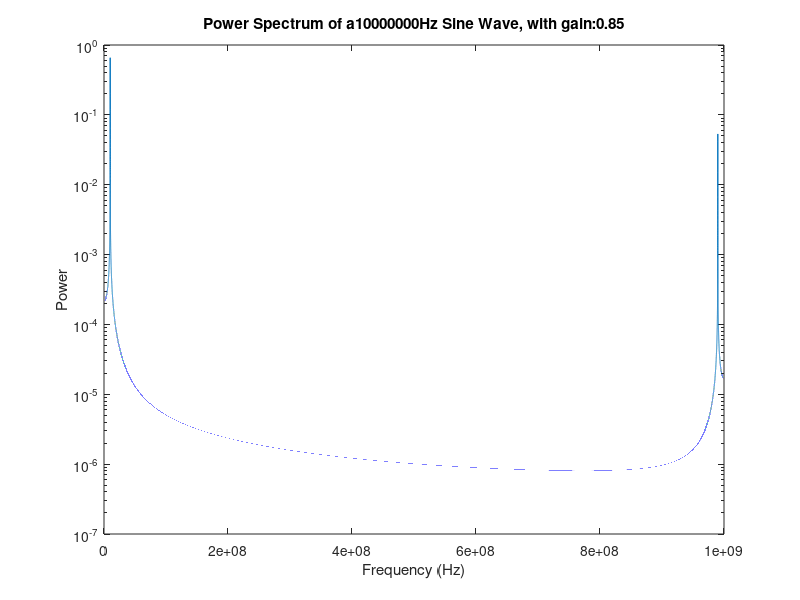
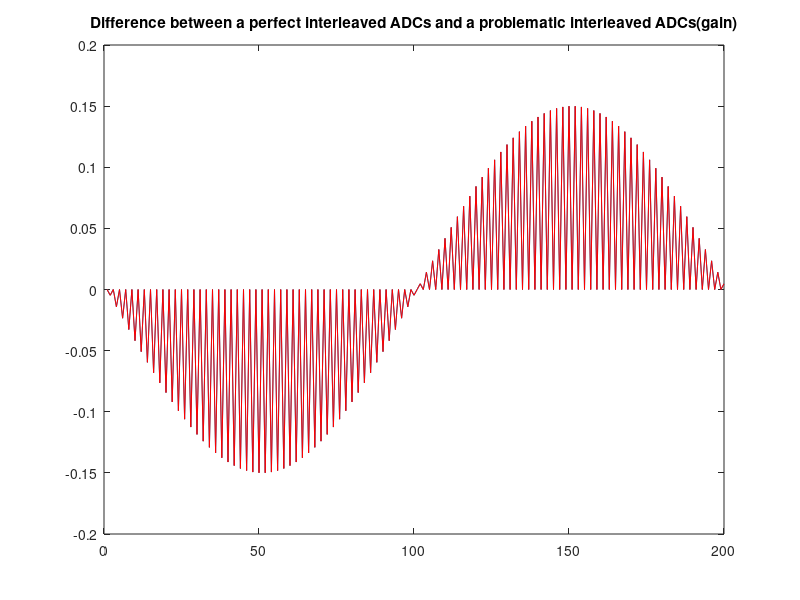
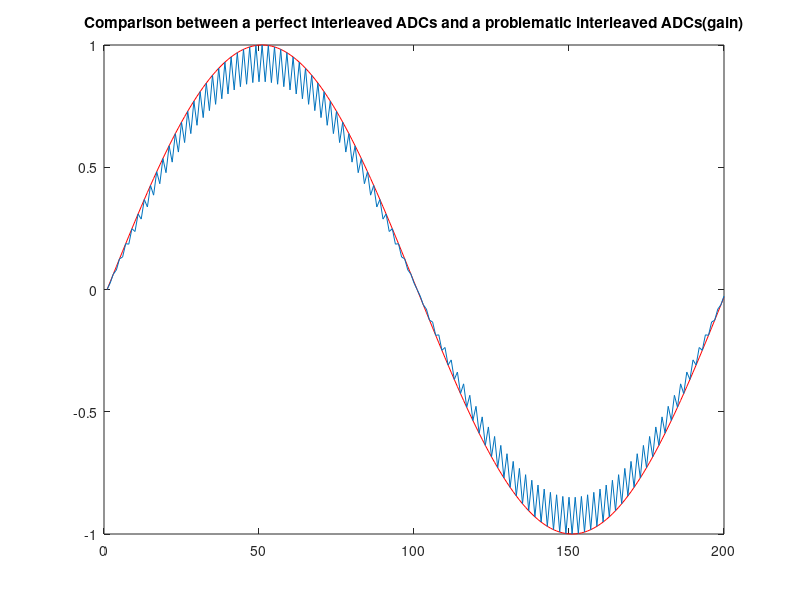

MATLAB code to generate these figures, in order:
% Author: Hong Chen
% Date: August 5,2010
% ADC simulation
% sampling point = 8*(2^16)
% gain

% Sampling frequency 
Fs = 2e9; 

% Sample time
T = 1/Fs;                     

% Length of signal
L = (2^16)*8;                    

% Time vector
t = (0:L-1)*T;   
t1 = t(1:2:end);
t2 = t(2:2:end);

% Frequency of Sine Wave
freq = 1e7;

% gain
gain=0.85;

% Create a sine wave of 200 Hz.
x = sin(2*pi*t*freq); 
x1 = sin(2*pi*t1*freq);
x2 = sin (2*pi*t2*freq)*gain;
x(1:2:end)=x1;
x(2:2:end)=x2;

nfft = 2^nextpow2(L); % Next power of 2 from length of y
y = fft(x,nfft)/L;
f = Fs/2*linspace(0,1,nfft/2+1);


% Plot single-sided amplitude spectrum.
figure(1)
semilogy(f,2*abs(y(1:nfft/2+1))) 
graph_title=strcat('Power Spectrum of a ',num2str(freq,8));
graph_title=strcat(graph_title,'Hz Sine Wave, with gain:');
graph_title=strcat(graph_title,num2str(gain,8));
title(graph_title); 
xlabel('Frequency (Hz)'); 
ylabel('Power'); 

% Calculate the difference between two streams
z = sin(2*pi*t*freq);
diff = x - z;
figure(2)
plot(diff(1:200));
title('Difference between a perfect interleaved ADCs and a problematic interleaved ADCs(gain)');
hold on;
imit=(gain-1)*(0.5*sin( 2*pi*freq*t) - 0.25*( sin( 2*pi*t* (Fs/2 + freq)) - sin( 2*pi*t*( Fs/2 - freq))));
plot(imit(1:200),'r');

figure(3)
plot(z(1:200),'r');
hold on;
plot(x(1:200));
title('Comparison between a perfect interleaved ADCs and a problematic interleaved ADCs(gain)');
